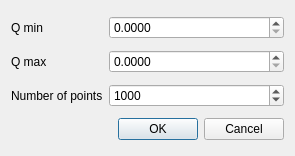
<?xml version="1.0" encoding="UTF-8"?>
<ui version="4.0">
 <class>qrange</class>
 <widget class="QDialog" name="qrange">
  <property name="windowModality">
   <enum>Qt::ApplicationModal</enum>
  </property>
  <property name="geometry">
   <rect>
    <x>0</x>
    <y>0</y>
    <width>295</width>
    <height>156</height>
   </rect>
  </property>
  <property name="windowTitle">
   <string>Set Q range</string>
  </property>
  <property name="modal">
   <bool>true</bool>
  </property>
  <layout class="QGridLayout" name="gridLayout">
   <item row="1" column="1">
    <widget class="QDoubleSpinBox" name="qmax">
     <property name="decimals">
      <number>4</number>
     </property>
     <property name="singleStep">
      <double>0.000100000000000</double>
     </property>
    </widget>
   </item>
   <item row="0" column="1">
    <widget class="QDoubleSpinBox" name="qmin">
     <property name="suffix">
      <string/>
     </property>
     <property name="decimals">
      <number>4</number>
     </property>
     <property name="singleStep">
      <double>0.000100000000000</double>
     </property>
    </widget>
   </item>
   <item row="3" column="1">
    <widget class="QDialogButtonBox" name="buttonBox">
     <property name="orientation">
      <enum>Qt::Horizontal</enum>
     </property>
     <property name="standardButtons">
      <set>QDialogButtonBox::Cancel|QDialogButtonBox::Ok</set>
     </property>
    </widget>
   </item>
   <item row="2" column="1">
    <widget class="QSpinBox" name="numpnts">
     <property name="sizePolicy">
      <sizepolicy hsizetype="Minimum" vsizetype="Fixed">
       <horstretch>0</horstretch>
       <verstretch>0</verstretch>
      </sizepolicy>
     </property>
     <property name="wrapping">
      <bool>false</bool>
     </property>
     <property name="frame">
      <bool>true</bool>
     </property>
     <property name="specialValueText">
      <string/>
     </property>
     <property name="minimum">
      <number>1</number>
     </property>
     <property name="maximum">
      <number>100000</number>
     </property>
     <property name="value">
      <number>1000</number>
     </property>
    </widget>
   </item>
   <item row="0" column="0">
    <widget class="QLabel" name="qminlabel">
     <property name="text">
      <string>Q min</string>
     </property>
    </widget>
   </item>
   <item row="1" column="0">
    <widget class="QLabel" name="qmaxlabel">
     <property name="text">
      <string>Q max</string>
     </property>
    </widget>
   </item>
   <item row="2" column="0">
    <widget class="QLabel" name="numpntslabel">
     <property name="text">
      <string>Number of points</string>
     </property>
    </widget>
   </item>
  </layout>
  <zorder>qmax</zorder>
  <zorder>qmin</zorder>
  <zorder>buttonBox</zorder>
  <zorder>qminlabel</zorder>
  <zorder>qmaxlabel</zorder>
  <zorder>numpntslabel</zorder>
  <zorder>numpnts</zorder>
 </widget>
 <tabstops>
  <tabstop>qmin</tabstop>
  <tabstop>qmax</tabstop>
  <tabstop>numpnts</tabstop>
  <tabstop>buttonBox</tabstop>
 </tabstops>
 <resources/>
 <connections>
  <connection>
   <sender>buttonBox</sender>
   <signal>accepted()</signal>
   <receiver>qrange</receiver>
   <slot>accept()</slot>
   <hints>
    <hint type="sourcelabel">
     <x>248</x>
     <y>254</y>
    </hint>
    <hint type="destinationlabel">
     <x>157</x>
     <y>274</y>
    </hint>
   </hints>
  </connection>
  <connection>
   <sender>buttonBox</sender>
   <signal>rejected()</signal>
   <receiver>qrange</receiver>
   <slot>reject()</slot>
   <hints>
    <hint type="sourcelabel">
     <x>316</x>
     <y>260</y>
    </hint>
    <hint type="destinationlabel">
     <x>286</x>
     <y>274</y>
    </hint>
   </hints>
  </connection>
 </connections>
</ui>
